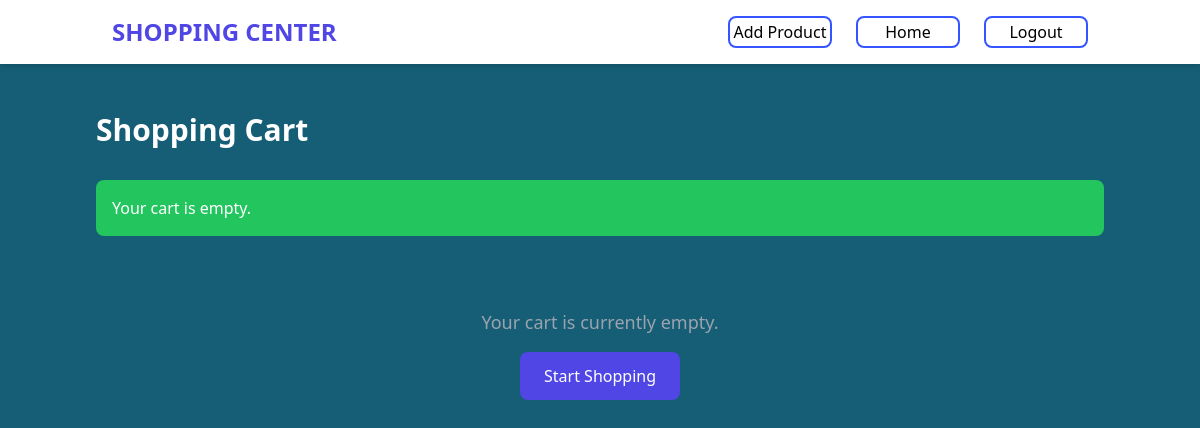
Before: /cart/ (signed in) with the older database file.
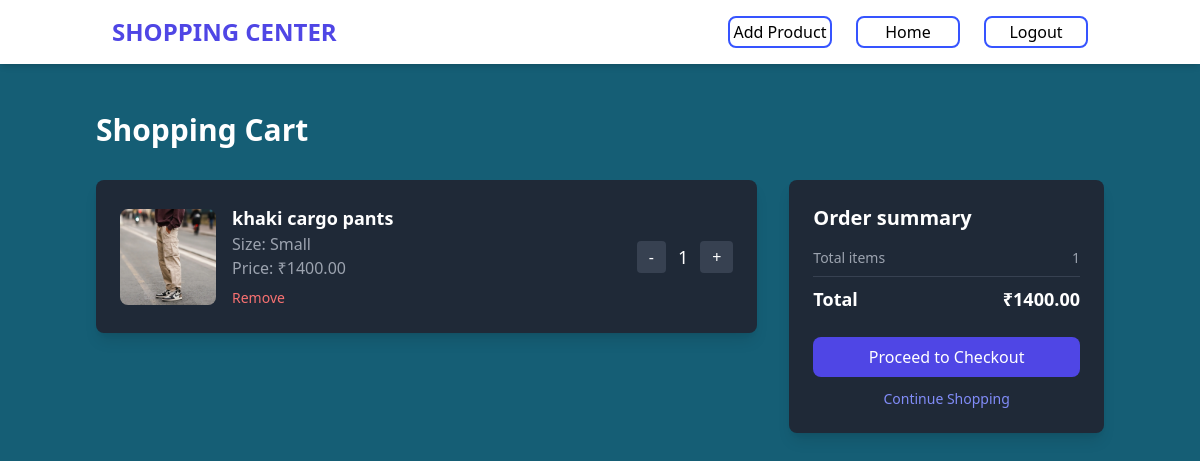
After: the same page with the newer database file.
### chai/models.py (models this page shows, shortened)
class order_Item(models.Model):
    user = models.ForeignKey(User, on_delete=models.CASCADE)
    clothes = models.ForeignKey(Clothes, on_delete=models.CASCADE)
    quantity = models.IntegerField(default=1)
    ordered = models.BooleanField(default=False)
    def get_total_item_price(self):
        return self.quantity * self.clothes.price

class Clothes(models.Model):
    SIZES = (
        ('s', 'Small'),
        ('m', 'Medium'),
        ('l', 'Large'),
    )
    name = models.CharField(max_length=100)
    category = models.ForeignKey(Category, on_delete=models.CASCADE, default= Category.get_default_category)
    size = models.CharField(max_length=100, choices=SIZES)
    quantity = models.IntegerField()
    price = models.DecimalField(max_digits=10, decimal_places=2)
    image = models.ImageField(upload_to='images/')
    description = models.TextField(default='')

class Order(models.Model):
    user = models.ForeignKey(User, on_delete=models.CASCADE)
    items = models.ManyToManyField(order_Item)
    order_date = models.DateTimeField(auto_now_add=True)
    start_date = models.DateTimeField(default=timezone.now)
    ordered = models.BooleanField(default=False)
    order_id = models.CharField(max_length=100, blank=True, null=True, unique=True)
    DateTime_ofpayment = models.DateTimeField(default=timezone.now)
    ordered_delivered = models.BooleanField(default=False)
    shipping_address = models.TextField(blank=True, null=True)
    billing_address = models.TextField(blank=True, null=True)
    razorpay_order_id = models.CharField(max_length=100, blank=True, null=True)
    payment_id = models.CharField(max_length=100, blank=True, null=True)
    def get_total_price(self):
        total = 0
        for order_item in self.items.all():
            total += order_item.get_total_item_price()
        return total

### chai/views.py (the view)
# urls.py: path('cart/', views.cart, name='cart'),
@login_required
def cart(request):
    try:
        if not request.user.is_authenticated:
            messages.warning(request, "Please login to view your cart.")
            return redirect("login")
        order_qs = Order.objects.filter(user=request.user, ordered=False)
        if order_qs.exists():
            order = order_qs.first()
            if order.items.count() > 0:
                return render(request, "chai/cart.html", {"order": order})
            else:
                messages.info(request, "Your cart is empty.")
                return render(request, "chai/cart.html", {"order": None})
        else:
            messages.info(request, "Your cart is empty.")
            return render(request, "chai/cart.html", {"order": None})
    except Exception as e:
        messages.error(request, "An error occurred while loading your cart.")
        return render(request, "chai/cart.html", {"order": None})

### templates/chai/cart.html (shortened to what the changed rows need)
{% load static tailwind_tags %}
{% load static %}
<!DOCTYPE html>
<html lang="en">
<head>
<script src="https://cdn.tailwindcss.com"></script>
</head>
<body class="bg-cyan-800 text-white">
<main class="pt-28 px-6 lg:px-24 pb-16">
    <h1 class="text-3xl font-bold mb-8">Shopping Cart</h1>
    {% if messages %}
    <div class="mb-6">
        {% for message in messages %}
            <div class="p-4 rounded-lg {% if message.tags == 'error' %}bg-red-500{% else %}bg-green-500{% endif %} text-white">
                {{ message }}
            </div>
        {% endfor %}
    </div>
    {% endif %}
    {% if order and order.items.all %}
    <div class="grid grid-cols-1 lg:grid-cols-3 gap-8">
        <div class="lg:col-span-2 space-y-6">
        {% for item in order.items.all %}
            <div class="bg-gray-800 rounded-lg p-6 flex flex-col md:flex-row items-center justify-between gap-6 shadow-lg">
            <div class="flex items-center gap-4">
                <img src="{{ item.clothes.image.url }}" alt="{{ item.clothes.name }}" class="w-24 h-24 object-cover rounded-lg" />
                <div>
                <h2 class="text-lg font-semibold">{{ item.clothes.name }}</h2>
                <p class="text-gray-400">Size: {{ item.clothes.get_size_display }}</p>
                <p class="text-gray-400">Price: ₹{{ item.clothes.price }}</p>
                <a href="{% url 'delete_item' item.clothes.pk %}" class="text-red-400 text-sm hover:underline mt-2 inline-block">Remove</a>
                </div>
            </div>
            <div class="flex items-center gap-3">
                <form method="post" action="{% url 'remove_item' item.clothes.pk %}" class="flex gap-2 items-center">
                    <button type="submit" class="px-3 py-1 bg-gray-700 text-white rounded hover:bg-gray-600">-</button>
                </form>
                <span class="text-lg">{{ item.quantity }}</span>
                <form method="post" action="{% url 'add_item' item.clothes.pk %}">
                    <button type="submit" class="px-3 py-1 bg-gray-700 text-white rounded hover:bg-gray-600">+</button>
                </form>
            </div>
            </div>
        {% endfor %}
        </div>
        <div class="bg-gray-800 p-6 rounded-lg shadow-lg">
        <h2 class="text-xl font-bold mb-4">Order summary</h2>
        <div class="text-sm space-y-2">
            <p class="flex justify-between text-gray-400">
            <span>Total items</span>
            <span>{{ order.items.count }}</span>
            </p>
            <hr class="my-3 border-gray-700" />
            <p class="flex justify-between text-white font-bold text-lg">
            <span>Total</span>
            <span>₹{{ order.get_total_price }}</span>
            </p>
        </div>
        {% if order.shipping_address %}
            <a href="{% url 'initiate_payment' %}" class="mt-6 block w-full bg-indigo-600 hover:bg-indigo-700 text-white py-2 rounded-lg font-medium transition-all text-center">
                Proceed to Payment
            </a>
        {% else %}
            <a href="{% url 'checkout'%}" class="mt-6 block w-full bg-indigo-600 hover:bg-indigo-700 text-white py-2 rounded-lg font-medium transition-all text-center">
                Proceed to Checkout
            </a>
        {% endif %}
        <a href="{% url 'home' %}" class="block text-center mt-3 text-indigo-400 hover:underline text-sm">Continue Shopping</a>
        </div>
    </div>
    {% else %}
    <div class="text-center py-12">
        <p class="text-gray-400 text-lg mb-4">Your cart is currently empty.</p>
        <a href="{% url 'home' %}" class="inline-block bg-indigo-600 hover:bg-indigo-700 text-white px-6 py-3 rounded-lg font-medium transition-all">
            Start Shopping
        </a>
    </div>
    {% endif %}
</main>
{% tailwind_css %}
</body>
</html>

Changed rows visible on the page:
added order_Item: clothes.image (picture), clothes.name "khaki cargo pants", clothes.size "Small", clothes.price "1400.00", quantity "1"
added Order: items.count "1", get_total_price "1400.00"
Other visible differences:
text no longer shown: "Your cart is currently empty. Start Shopping"
text now shown: "Order summary Total items Total ₹ Proceed to Checkout Continue Shopping"
list line gone: "Your cart is empty."
